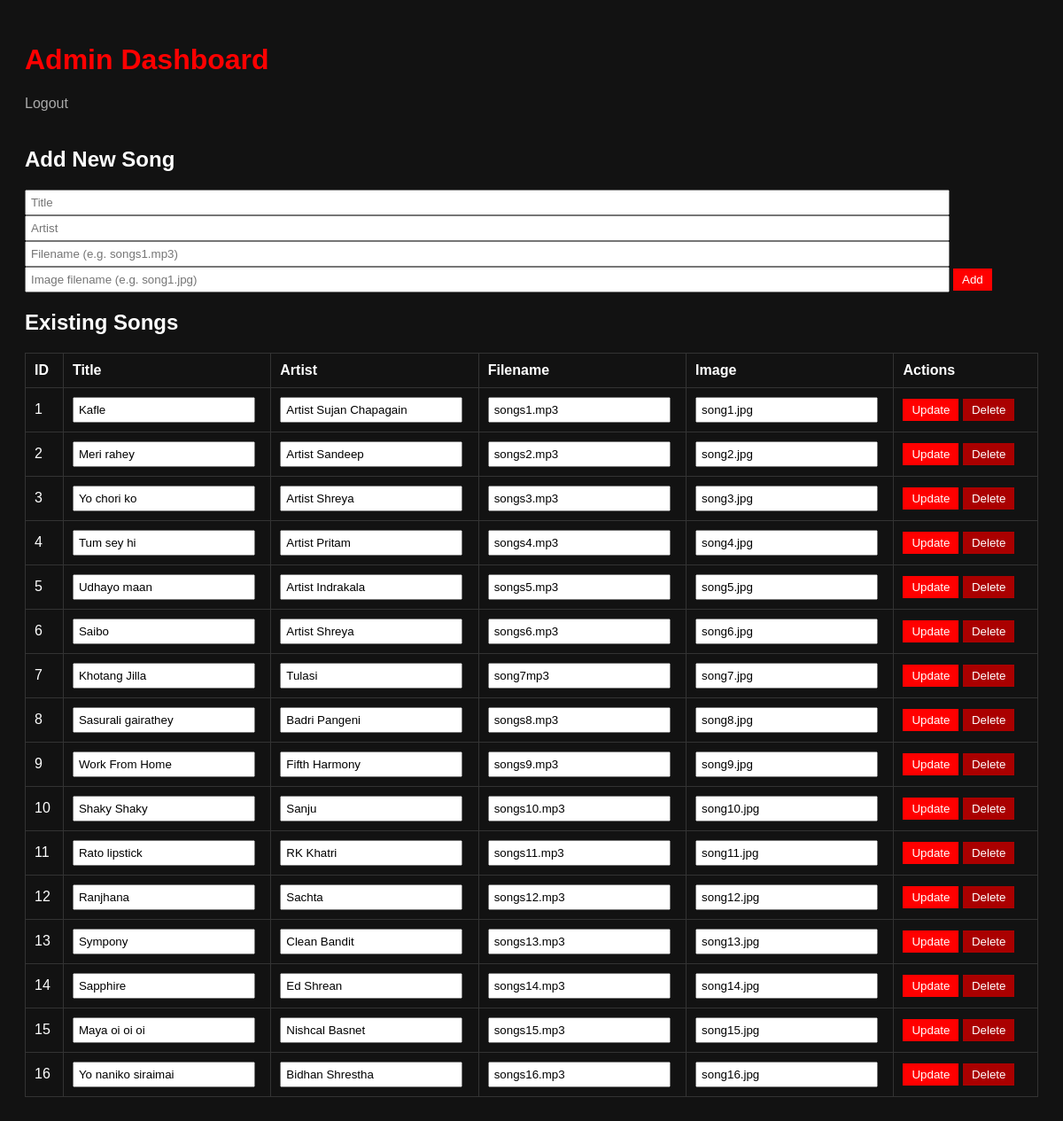
Before: /admin (signed in) with the older database file.
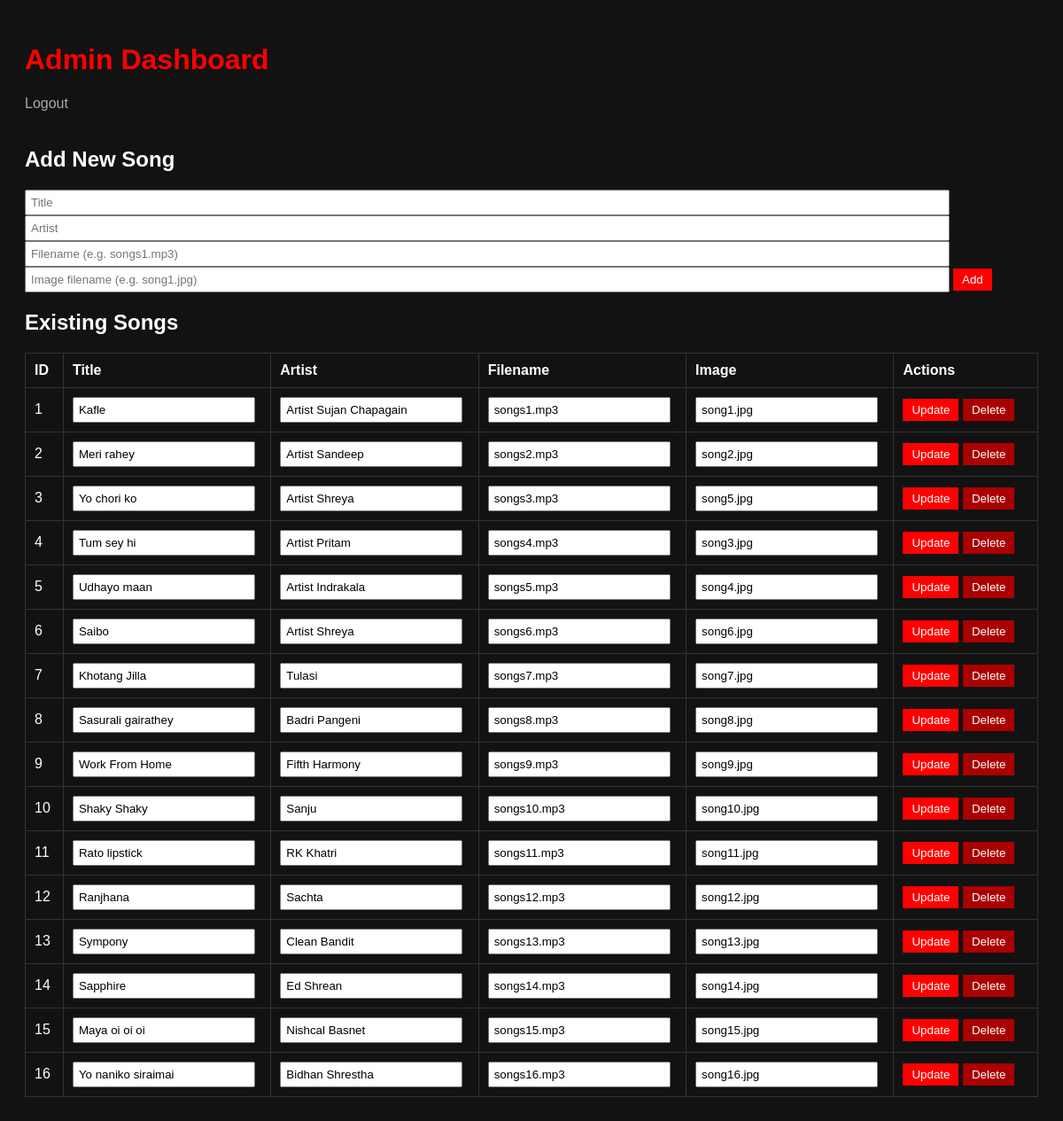
After: the same page with the newer database file.
### tables this page shows
CREATE TABLE songs (
                id INTEGER PRIMARY KEY AUTOINCREMENT,
                title TEXT NOT NULL,
                artist TEXT,
                filename TEXT NOT NULL,
                image TEXT
            );

### app.py (the view)
@app.route('/admin')
@admin_required
def admin_dashboard():
    conn = get_db_connection()
    songs = conn.execute('SELECT * FROM songs').fetchall()
    conn.close()
    return render_template('admin.html', songs=songs)

### app.py (called while the page is built)
def get_db_connection():
    conn = sqlite3.connect(DB)
    conn.row_factory = sqlite3.Row
    return conn

def admin_required(func):
    from functools import wraps
    @wraps(func)
    def wrapper(*args, **kwargs):
        if not session.get('admin_logged_in'):
            return redirect(url_for('admin_login'))
        return func(*args, **kwargs)
    return wrapper

### templates/admin.html (shortened to what this page needs)
<!DOCTYPE html>
<html>
<head>
</head>
<body>
  <h1>Admin Dashboard</h1>
  <a href="{{ url_for('admin_logout') }}" class="logout">Logout</a>
  <h2>Add New Song</h2>
  <form action="{{ url_for('admin_add_song') }}" method="POST">
    <input type="text" name="title" placeholder="Title" required>
    <input type="text" name="artist" placeholder="Artist">
    <input type="text" name="filename" placeholder="Filename (e.g. songs1.mp3)" required>
    <input type="text" name="image" placeholder="Image filename (e.g. song1.jpg)">
    <button type="submit">Add</button>
  </form>
  <h2>Existing Songs</h2>
  <table>
    <tr>
      <th>ID</th><th>Title</th><th>Artist</th><th>Filename</th><th>Image</th><th>Actions</th>
    </tr>
    {% for song in songs %}
    <tr>
      <form action="{{ url_for('admin_edit_song', song_id=song['id']) }}" method="POST" class="inline">
      <td>{{ song['id'] }}</td>
      <td><input type="text" name="title" value="{{ song['title'] }}" required></td>
      <td><input type="text" name="artist" value="{{ song['artist'] }}"></td>
      <td><input type="text" name="filename" value="{{ song['filename'] }}" required></td>
      <td><input type="text" name="image" value="{{ song['image'] }}"></td>
      <td>
        <button type="submit">Update</button>
      </form>
      <form action="{{ url_for('admin_delete_song', song_id=song['id']) }}" method="POST" class="inline" onsubmit="return confirm('Are you sure you want to delete this song?');">
        <button type="submit" style="background:#aa0000;">Delete</button>
      </form>
    </tr>
    {% endfor %}
  </table>
</body>
</html>

Changed rows visible on the page:
changed songs "Yo chori ko": image "song3.jpg" → "song5.jpg"
changed songs "Tum sey hi": image "song4.jpg" → "song3.jpg"
changed songs "Udhayo maan": image "song5.jpg" → "song4.jpg"
changed songs "Khotang Jilla": filename "song7mp3" → "songs7.mp3"
